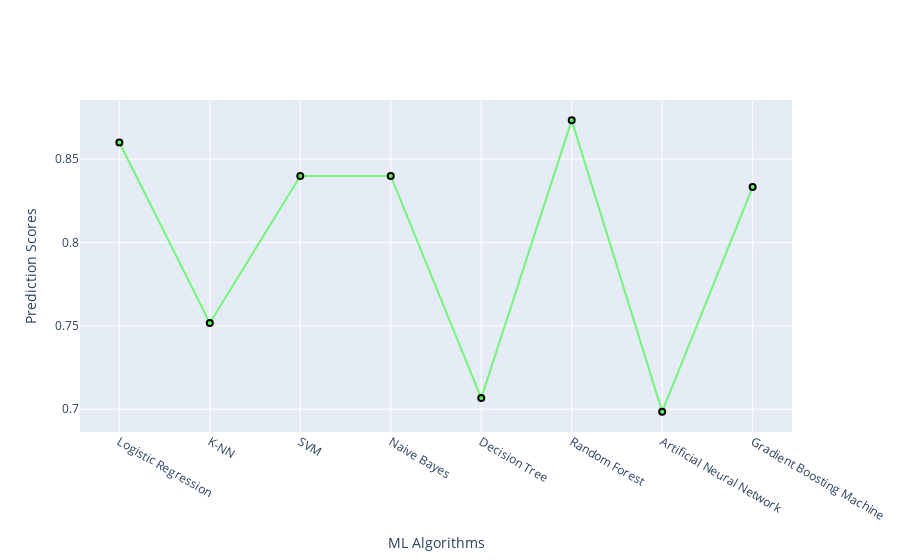

The cell this chart's notebook holds for it:
### Markdown cell above
<a id ="22"></a><br>
# Result Visialization

### Code cell
scores=[LRscore,KNNscore,SVMscore,NBscore,DTCscore,RFCscore,mean,gbmscore]
AlgorthmsName=["Logistic Regression","K-NN","SVM","Naive Bayes","Decision Tree", "Random Forest","Artificial Neural Network","Gradient Boosting Machine"]

#create traces

trace1 = go.Scatter(
    x = AlgorthmsName,
    y= scores,
    name='Algortms Name',
    marker =dict(color='rgba(0,255,0,0.5)',
               line =dict(color='rgb(0,0,0)',width=2)),
                text=AlgorthmsName
)
data = [trace1]

layout = go.Layout(barmode = "group",
                  xaxis= dict(title= 'ML Algorithms',ticklen= 5,zeroline= False),
              yaxis= dict(title= 'Prediction Scores',ticklen= 5,zeroline= False))
fig = go.Figure(data = data, layout = layout)
iplot(fig)

### Figure 1 — Plotly figure (JSON) as saved in the notebook; plotly's stock layout.template omitted (floating-point values rounded to 4 significant figures)
{"data": [{"marker": {"color": "rgba(0,255,0,0.5)", "line": {"color": "rgb(0,0,0)", "width": 2}}, "name": "Algortms Name", "text": ["Logistic Regression", "K-NN", "SVM", "Naive Bayes", "Decision Tree", "Random Forest", "Artificial Neural Network", "Gradient Boosting Machine"], "type": "scatter", "x": ["Logistic Regression", "K-NN", "SVM", "Naive Bayes", "Decision Tree", "Random Forest", "Artificial Neural Network", "Gradient Boosting Machine"], "y": [0.86, 0.7518, 0.84, 0.84, 0.7067, 0.8733, 0.6985, 0.8333]}], "layout": {"barmode": "group", "xaxis": {"ticklen": 5, "title": {"text": "ML Algorithms"}, "zeroline": false}, "yaxis": {"ticklen": 5, "title": {"text": "Prediction Scores"}, "zeroline": false}}}
